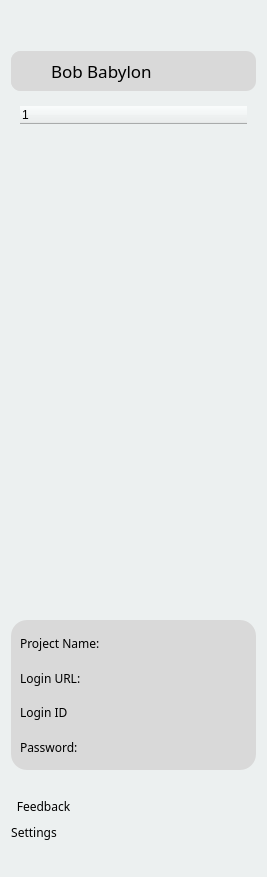
<?xml version="1.0" encoding="UTF-8"?>
<ui version="4.0">
 <class>SidebarWidget</class>
 <widget class="QWidget" name="SidebarWidget">
  <property name="geometry">
   <rect>
    <x>0</x>
    <y>0</y>
    <width>267</width>
    <height>877</height>
   </rect>
  </property>
  <property name="minimumSize">
   <size>
    <width>267</width>
    <height>0</height>
   </size>
  </property>
  <property name="maximumSize">
   <size>
    <width>267</width>
    <height>16777215</height>
   </size>
  </property>
  <property name="font">
   <font>
    <family>Lexend</family>
   </font>
  </property>
  <property name="windowTitle">
   <string>Form</string>
  </property>
  <property name="styleSheet">
   <string notr="true">background: #ECF0F0</string>
  </property>
  <layout class="QVBoxLayout" name="verticalLayout_2">
   <item>
    <widget class="QWidget" name="widget" native="true">
     <property name="font">
      <font>
       <family>Lexend</family>
      </font>
     </property>
     <layout class="QHBoxLayout" name="horizontalLayout">
      <item>
       <widget class="QLabel" name="logoLabel">
        <property name="sizePolicy">
         <sizepolicy hsizetype="Maximum" vsizetype="Preferred">
          <horstretch>0</horstretch>
          <verstretch>0</verstretch>
         </sizepolicy>
        </property>
        <property name="minimumSize">
         <size>
          <width>0</width>
          <height>0</height>
         </size>
        </property>
        <property name="font">
         <font>
          <family>Lexend</family>
         </font>
        </property>
        <property name="text">
         <string/>
        </property>
        <property name="pixmap">
         <pixmap resource="../icon/resources.qrc">:/png/png/logo.png</pixmap>
        </property>
        <property name="scaledContents">
         <bool>false</bool>
        </property>
        <property name="alignment">
         <set>Qt::AlignCenter</set>
        </property>
       </widget>
      </item>
     </layout>
    </widget>
   </item>
   <item>
    <widget class="QWidget" name="widget_4" native="true">
     <property name="styleSheet">
      <string notr="true">background: #D9D9D9;
border-radius: 10px;
</string>
     </property>
     <layout class="QHBoxLayout" name="horizontalLayout_3">
      <property name="spacing">
       <number>0</number>
      </property>
      <property name="leftMargin">
       <number>0</number>
      </property>
      <property name="topMargin">
       <number>0</number>
      </property>
      <property name="rightMargin">
       <number>5</number>
      </property>
      <property name="bottomMargin">
       <number>0</number>
      </property>
      <item>
       <widget class="QWidget" name="widget_2" native="true">
        <property name="maximumSize">
         <size>
          <width>16777215</width>
          <height>40</height>
         </size>
        </property>
        <property name="font">
         <font>
          <family>Lexend</family>
         </font>
        </property>
        <property name="styleSheet">
         <string notr="true"/>
        </property>
        <layout class="QHBoxLayout" name="horizontalLayout_2">
         <item>
          <widget class="QLabel" name="avatarLabel">
           <property name="minimumSize">
            <size>
             <width>25</width>
             <height>30</height>
            </size>
           </property>
           <property name="maximumSize">
            <size>
             <width>25</width>
             <height>30</height>
            </size>
           </property>
           <property name="font">
            <font>
             <family>Lexend</family>
            </font>
           </property>
           <property name="styleSheet">
            <string notr="true">padding: 0px 0px 5px 0px;</string>
           </property>
           <property name="text">
            <string/>
           </property>
           <property name="pixmap">
            <pixmap resource="../icon/resources.qrc">:/png/png/user.png</pixmap>
           </property>
           <property name="scaledContents">
            <bool>true</bool>
           </property>
          </widget>
         </item>
         <item>
          <widget class="QLabel" name="usenameLabel">
           <property name="font">
            <font>
             <family>Lexend Light</family>
             <pointsize>13</pointsize>
            </font>
           </property>
           <property name="text">
            <string>Bob Babylon</string>
           </property>
          </widget>
         </item>
        </layout>
       </widget>
      </item>
      <item>
       <widget class="QPushButton" name="openLogoutButton">
        <property name="sizePolicy">
         <sizepolicy hsizetype="Maximum" vsizetype="Fixed">
          <horstretch>0</horstretch>
          <verstretch>0</verstretch>
         </sizepolicy>
        </property>
        <property name="styleSheet">
         <string notr="true">border: none;
background: transparent;</string>
        </property>
        <property name="text">
         <string/>
        </property>
        <property name="icon">
         <iconset resource="../icon/resources.qrc">
          <normaloff>:/png/png/logout.png</normaloff>:/png/png/logout.png</iconset>
        </property>
        <property name="iconSize">
         <size>
          <width>20</width>
          <height>20</height>
         </size>
        </property>
       </widget>
      </item>
     </layout>
    </widget>
   </item>
   <item>
    <widget class="QWidget" name="widget_3" native="true">
     <property name="minimumSize">
      <size>
       <width>0</width>
       <height>400</height>
      </size>
     </property>
     <layout class="QVBoxLayout" name="verticalLayout">
      <item>
       <widget class="QTreeWidget" name="treeWidget">
        <property name="styleSheet">
         <string notr="true">border: none;</string>
        </property>
        <property name="editTriggers">
         <set>QAbstractItemView::NoEditTriggers</set>
        </property>
        <column>
         <property name="text">
          <string notr="true">1</string>
         </property>
        </column>
       </widget>
      </item>
     </layout>
    </widget>
   </item>
   <item>
    <spacer name="verticalSpacer">
     <property name="orientation">
      <enum>Qt::Vertical</enum>
     </property>
     <property name="sizeHint" stdset="0">
      <size>
       <width>20</width>
       <height>40</height>
      </size>
     </property>
    </spacer>
   </item>
   <item>
    <widget class="QWidget" name="currentProjectWidget" native="true">
     <property name="minimumSize">
      <size>
       <width>0</width>
       <height>150</height>
      </size>
     </property>
     <property name="styleSheet">
      <string notr="true">background: #D9D9D9;
border-radius: 16px;</string>
     </property>
     <layout class="QVBoxLayout" name="verticalLayout_3">
      <item>
       <widget class="QLabel" name="currentProjectLabel">
        <property name="font">
         <font>
          <family>Lexend Medium</family>
          <pointsize>9</pointsize>
         </font>
        </property>
        <property name="text">
         <string>Project Name:</string>
        </property>
        <property name="wordWrap">
         <bool>true</bool>
        </property>
       </widget>
      </item>
      <item>
       <widget class="QLabel" name="currentProjectLoginURLLabel">
        <property name="font">
         <font>
          <family>Lexend Medium</family>
          <pointsize>9</pointsize>
         </font>
        </property>
        <property name="text">
         <string>Login URL:</string>
        </property>
        <property name="wordWrap">
         <bool>true</bool>
        </property>
       </widget>
      </item>
      <item>
       <widget class="QLabel" name="currentProjectLoginIDLabel">
        <property name="font">
         <font>
          <family>Lexend Medium</family>
          <pointsize>9</pointsize>
         </font>
        </property>
        <property name="text">
         <string>Login ID</string>
        </property>
        <property name="wordWrap">
         <bool>true</bool>
        </property>
       </widget>
      </item>
      <item>
       <widget class="QLabel" name="currentProjectPasswordLabel">
        <property name="font">
         <font>
          <family>Lexend Medium</family>
          <pointsize>9</pointsize>
         </font>
        </property>
        <property name="text">
         <string>Password:</string>
        </property>
        <property name="wordWrap">
         <bool>true</bool>
        </property>
       </widget>
      </item>
     </layout>
    </widget>
   </item>
   <item>
    <widget class="QWidget" name="controlContainer" native="true">
     <property name="sizePolicy">
      <sizepolicy hsizetype="Preferred" vsizetype="Maximum">
       <horstretch>0</horstretch>
       <verstretch>0</verstretch>
      </sizepolicy>
     </property>
     <property name="minimumSize">
      <size>
       <width>0</width>
       <height>0</height>
      </size>
     </property>
     <property name="layoutDirection">
      <enum>Qt::LeftToRight</enum>
     </property>
     <property name="styleSheet">
      <string notr="true"/>
     </property>
     <layout class="QVBoxLayout" name="controlContainerLayout">
      <property name="leftMargin">
       <number>0</number>
      </property>
      <property name="topMargin">
       <number>0</number>
      </property>
      <property name="rightMargin">
       <number>0</number>
      </property>
      <property name="bottomMargin">
       <number>0</number>
      </property>
      <item alignment="Qt::AlignmentFlag::AlignHCenter">
       <widget class="QPushButton" name="collapsedLogoutButton">
        <property name="sizePolicy">
         <sizepolicy hsizetype="Maximum" vsizetype="Fixed">
          <horstretch>0</horstretch>
          <verstretch>0</verstretch>
         </sizepolicy>
        </property>
        <property name="styleSheet">
         <string notr="true">border: none;
background: transparent;
padding: 0px 0px -2px 4px;</string>
        </property>
        <property name="text">
         <string/>
        </property>
        <property name="icon">
         <iconset resource="../icon/resources.qrc">
          <normaloff>:/png/png/logout.png</normaloff>:/png/png/logout.png</iconset>
        </property>
        <property name="iconSize">
         <size>
          <width>25</width>
          <height>25</height>
         </size>
        </property>
       </widget>
      </item>
      <item>
       <widget class="QWidget" name="feedbackContainer" native="true">
        <property name="maximumSize">
         <size>
          <width>16777215</width>
          <height>20</height>
         </size>
        </property>
        <layout class="QHBoxLayout" name="horizontalLayout_5">
         <property name="leftMargin">
          <number>0</number>
         </property>
         <property name="topMargin">
          <number>0</number>
         </property>
         <property name="rightMargin">
          <number>0</number>
         </property>
         <property name="bottomMargin">
          <number>0</number>
         </property>
         <item>
          <widget class="QPushButton" name="feedbackButton">
           <property name="styleSheet">
            <string notr="true">border: none;
background: transparent;
padding: 0px 0px 0px 5px;</string>
           </property>
           <property name="text">
            <string>Feedback</string>
           </property>
           <property name="icon">
            <iconset resource="../icon/resources.qrc">
             <normaloff>:/png/png/feedback.png</normaloff>:/png/png/feedback.png</iconset>
           </property>
           <property name="iconSize">
            <size>
             <width>20</width>
             <height>20</height>
            </size>
           </property>
          </widget>
         </item>
         <item>
          <spacer name="feedBakcHorizontalSpacer">
           <property name="orientation">
            <enum>Qt::Horizontal</enum>
           </property>
           <property name="sizeHint" stdset="0">
            <size>
             <width>40</width>
             <height>20</height>
            </size>
           </property>
          </spacer>
         </item>
         <item>
          <widget class="QPushButton" name="openMinimizeButton">
           <property name="sizePolicy">
            <sizepolicy hsizetype="Maximum" vsizetype="Fixed">
             <horstretch>0</horstretch>
             <verstretch>0</verstretch>
            </sizepolicy>
           </property>
           <property name="font">
            <font>
             <family>Lexend</family>
            </font>
           </property>
           <property name="styleSheet">
            <string notr="true">background : #ECF0F0;
border:none;</string>
           </property>
           <property name="text">
            <string/>
           </property>
           <property name="icon">
            <iconset resource="../icon/resources.qrc">
             <normaloff>:/png/png/sidebar.png</normaloff>:/png/png/sidebar.png</iconset>
           </property>
           <property name="iconSize">
            <size>
             <width>30</width>
             <height>30</height>
            </size>
           </property>
          </widget>
         </item>
        </layout>
       </widget>
      </item>
      <item>
       <widget class="QWidget" name="settingContainer" native="true">
        <property name="sizePolicy">
         <sizepolicy hsizetype="Preferred" vsizetype="Maximum">
          <horstretch>0</horstretch>
          <verstretch>0</verstretch>
         </sizepolicy>
        </property>
        <property name="minimumSize">
         <size>
          <width>0</width>
          <height>0</height>
         </size>
        </property>
        <layout class="QHBoxLayout" name="horizontalLayout_4">
         <property name="spacing">
          <number>0</number>
         </property>
         <property name="leftMargin">
          <number>0</number>
         </property>
         <property name="topMargin">
          <number>0</number>
         </property>
         <property name="rightMargin">
          <number>0</number>
         </property>
         <property name="bottomMargin">
          <number>0</number>
         </property>
         <item>
          <widget class="QPushButton" name="settingButton">
           <property name="sizePolicy">
            <sizepolicy hsizetype="Maximum" vsizetype="Fixed">
             <horstretch>0</horstretch>
             <verstretch>0</verstretch>
            </sizepolicy>
           </property>
           <property name="styleSheet">
            <string notr="true">border: none;
background: transparent;</string>
           </property>
           <property name="text">
            <string>Settings</string>
           </property>
           <property name="icon">
            <iconset resource="../icon/resources.qrc">
             <normaloff>:/png/png/settings.png</normaloff>:/png/png/settings.png</iconset>
           </property>
           <property name="iconSize">
            <size>
             <width>30</width>
             <height>30</height>
            </size>
           </property>
          </widget>
         </item>
         <item>
          <spacer name="settingHorizontalSpacer">
           <property name="orientation">
            <enum>Qt::Horizontal</enum>
           </property>
           <property name="sizeHint" stdset="0">
            <size>
             <width>40</width>
             <height>20</height>
            </size>
           </property>
          </spacer>
         </item>
        </layout>
       </widget>
      </item>
     </layout>
    </widget>
   </item>
   <item alignment="Qt::AlignmentFlag::AlignHCenter">
    <widget class="QPushButton" name="collapsedMinimizeButton">
     <property name="sizePolicy">
      <sizepolicy hsizetype="Maximum" vsizetype="Fixed">
       <horstretch>0</horstretch>
       <verstretch>0</verstretch>
      </sizepolicy>
     </property>
     <property name="font">
      <font>
       <family>Lexend</family>
      </font>
     </property>
     <property name="layoutDirection">
      <enum>Qt::LeftToRight</enum>
     </property>
     <property name="styleSheet">
      <string notr="true">background : #ECF0F0;
border:none;</string>
     </property>
     <property name="text">
      <string/>
     </property>
     <property name="icon">
      <iconset resource="../icon/resources.qrc">
       <normaloff>:/png/png/sidebar.png</normaloff>:/png/png/sidebar.png</iconset>
     </property>
     <property name="iconSize">
      <size>
       <width>30</width>
       <height>30</height>
      </size>
     </property>
    </widget>
   </item>
  </layout>
 </widget>
 <resources>
  <include location="../icon/resources.qrc"/>
 </resources>
 <connections/>
</ui>
